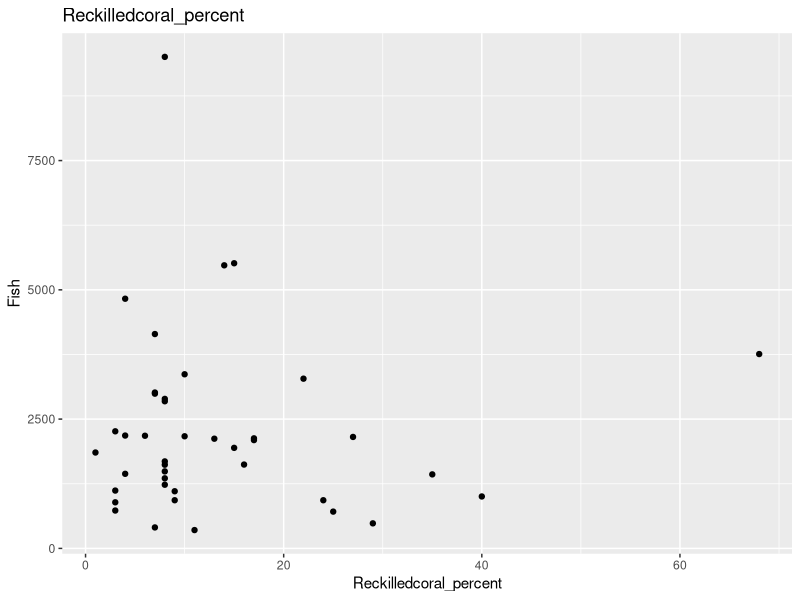
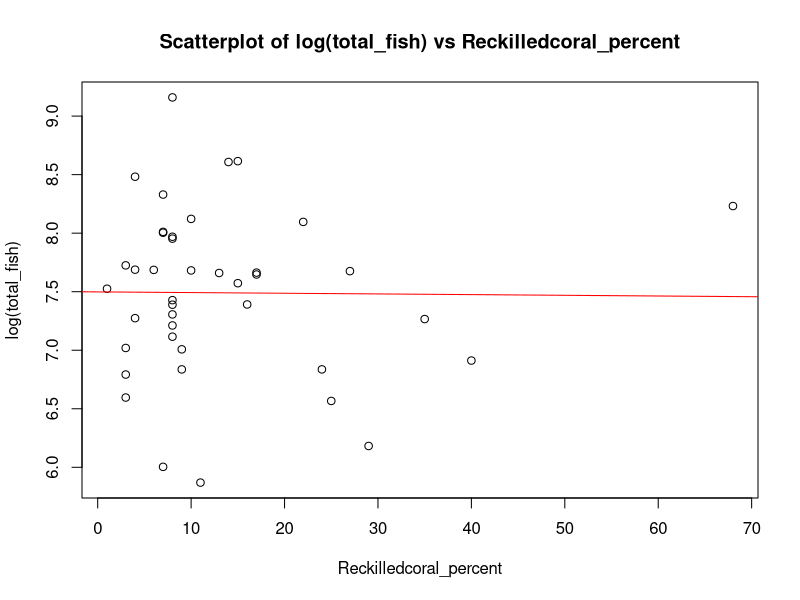
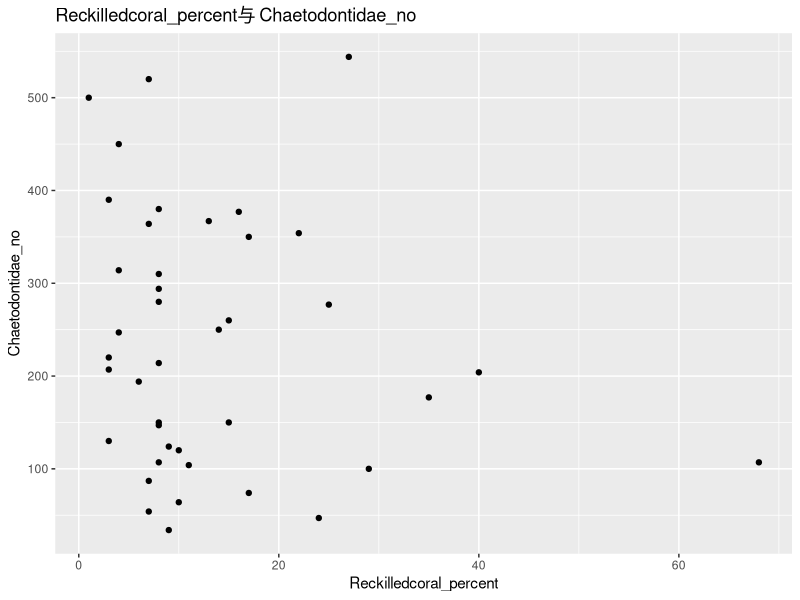
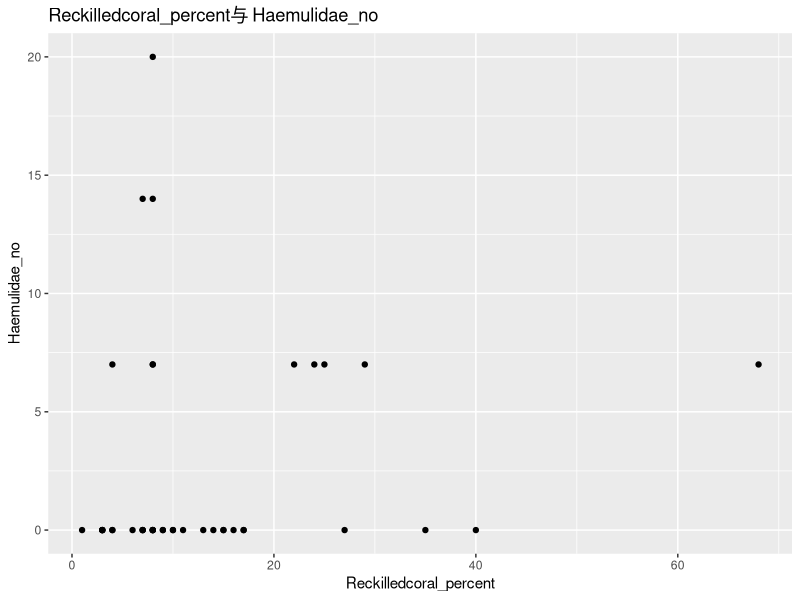
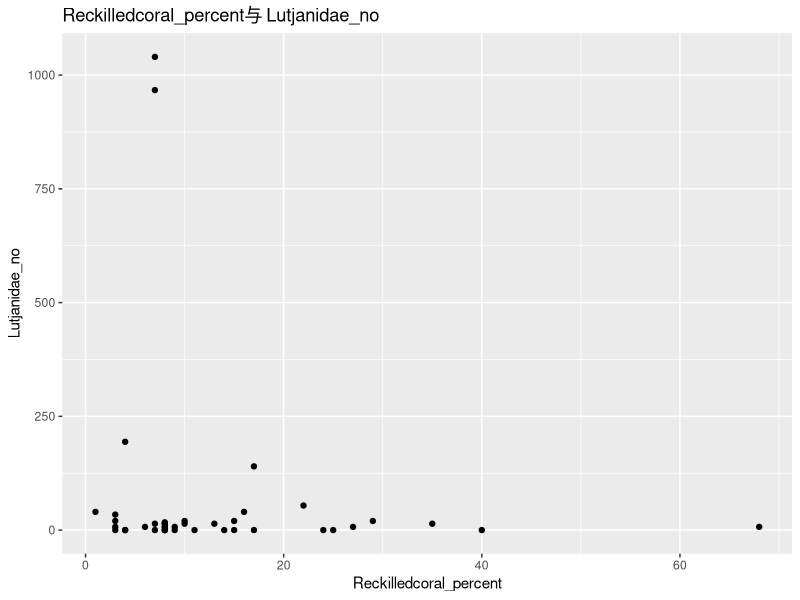
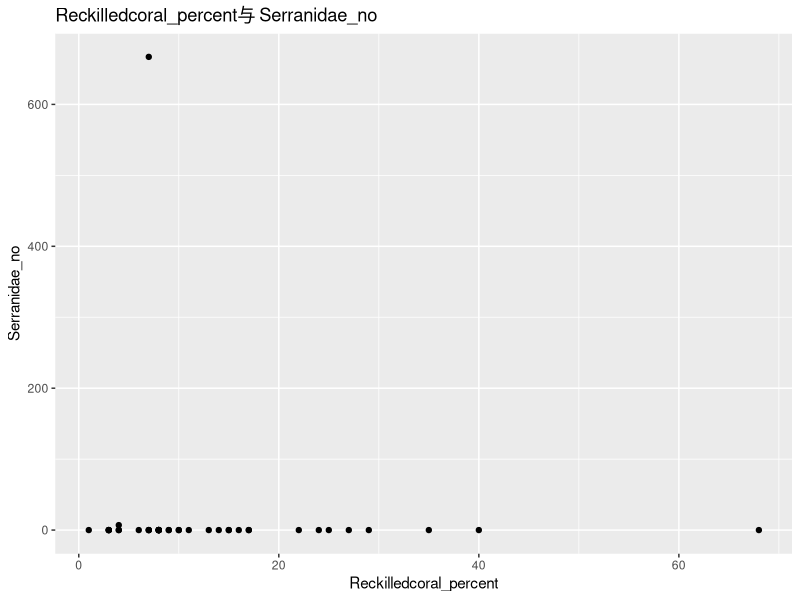
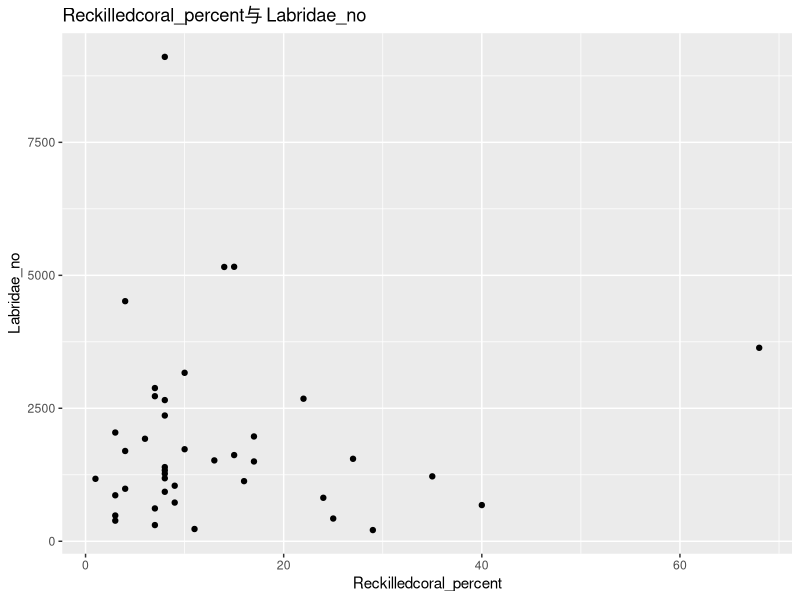
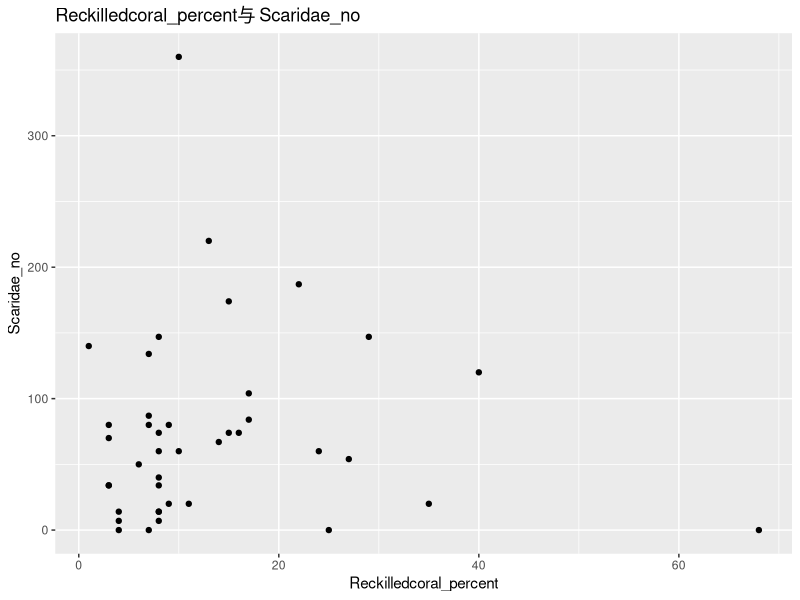

The R source for these figures, in order: (Note: this script raises an error after producing the figures.)
## ---- chunk 1
knitr::opts_chunk$set(echo = TRUE)
## ---- chunk 2
library(dplyr)
reef <- read.csv("Coral_Data_for_MINISTRY_OF_MARINE_AFFAIRS_AND_FISHERIES_REPUBLIC_OF_INDONESIA_-_Global_Coral_Reef_Monitoring_Network__GCRMN_.csv")
fish <- read.csv("Fish_Data_for_MINISTRY_OF_MARINE_AFFAIRS_AND_FISHERIES_REPUBLIC_OF_INDONESIA_-_Global_Coral_Reef_Monitoring_Network__GCRMN_.csv")
reef
fish
## ---- chunk 3
dim(reef)
dim(fish)
## ---- chunk 4


# 对 fish 数据集应用此函数，每三行计算一次平均值
# 使用 dplyr 包
library(dplyr)

# 对 Latitude、Longitude 和 Depth 进行分组，计算每组的平均值
fish_grouped <- fish %>%
  group_by(Location,Site,Latitude, Longitude, Depth) %>%
  summarize(across(c(Fish_area_m2, Chaetodontidae_no, Haemulidae_no, Lutjanidae_no, Serranidae_no, Labridae_no, Scaridae_no, Muraenidae_no),  ~ceiling(mean(.x, na.rm = TRUE))))

# 查看结果
print(fish_grouped)


dim(fish_grouped)



## ---- chunk 5

library(dplyr)

# 对 Latitude、Longitude 和 Depth 进行分组，计算每组的平均值
reef_grouped <- reef %>%
  group_by(Location,Site,Latitude, Longitude, Depth) %>%
  summarize(across(c(Fish_area_m2, Hardcoral_percent, Softcoral_percent, Reckilledcoral_percent, Macroalgae_percent, Corallinealgae_percent, Other_percent),  ~ceiling(mean(.x, na.rm = TRUE))))

# 查看结果
print(reef_grouped)


dim(reef_grouped)
## ---- chunk 6
combined_data <- reef_grouped %>%
  inner_join(fish_grouped, by = c("Site", "Depth"))

# 查看结果
print(combined_data)

write.csv(combined_data, "combined_data.csv", row.names = FALSE)


## ---- chunk 7
selected_columns <- combined_data %>%
  select(Location.x,Site, Depth, Chaetodontidae_no, Haemulidae_no, Lutjanidae_no, Serranidae_no, Labridae_no, Scaridae_no, Muraenidae_no, Hardcoral_percent, Reckilledcoral_percent, Softcoral_percent)

print(selected_columns)

## ---- chunk 8
# 计算所有鱼类的总数量
selected_columns <- selected_columns %>%
  mutate(Total_fish_count = Chaetodontidae_no + Haemulidae_no + Lutjanidae_no + Serranidae_no + Labridae_no + Scaridae_no + Muraenidae_no)

library(ggplot2)

# 创建散点图
ggplot(selected_columns, aes(x = Reckilledcoral_percent, y = Total_fish_count)) +
  geom_point() +
  labs(title = "Reckilledcoral_percent",
       x = "Reckilledcoral_percent",
       y = "Fish")

## ---- chunk 9
library(ggplot2)

# 计算总鱼数量
reef_fish <- selected_columns %>%
  mutate(Total_fish_count = Chaetodontidae_no + Haemulidae_no + Lutjanidae_no + Serranidae_no + Labridae_no + Scaridae_no + Muraenidae_no)

# 取对数
reef_fish$log_total_fish <- log(reef_fish$Total_fish_count)

# 拟合对数线性模型
model <- lm(log_total_fish ~ Reckilledcoral_percent, data = reef_fish)

# 绘制散点图和回归线
plot(reef_fish$Reckilledcoral_percent, reef_fish$log_total_fish, main = "Scatterplot of log(total_fish) vs Reckilledcoral_percent", xlab = "Reckilledcoral_percent", ylab = "log(total_fish)")
abline(model, col = "red")





## ---- chunk 10
# 使用ggplot2创建散点图，为每种鱼类创建子图
library(ggplot2)

fish_species <- c("Chaetodontidae_no", "Haemulidae_no", "Lutjanidae_no", "Serranidae_no", "Labridae_no", "Scaridae_no", "Muraenidae_no")

# 为每种鱼类创建散点图
for (species in fish_species) {
  plot_title <- paste("Reckilledcoral_percent与", species)
  p <- ggplot(selected_columns, aes_string(x = "Reckilledcoral_percent", y = species)) +
    geom_point() +
    labs(title = plot_title,
         x = "Reckilledcoral_percent",
         y = species)
  print(p)
}

## ---- chunk 11
# 计算每种鱼类与Reckilledcoral_percent的相关系数
correlations <- sapply(fish_species, function(species) {
  cor(selected_columns$Reckilledcoral_percent, selected_columns[[species]], use = "complete.obs")
})

# 找到与Reckilledcoral_percent关系最大的鱼类
max_correlation_index <- which.max(abs(correlations))
max_correlation_species <- fish_species[max_correlation_index]

cat("Max relevant：", max_correlation_species, "\n")

# 使用线性回归模型拟合数据
linear_model <- lm(formula(paste(max_correlation_species, " ~ Reckilledcoral_percent")), data = selected_columns)

# 输出模型摘要
summary(linear_model)

## ---- chunk 12
# 加载所需库
library(ggplot2)

# 创建散点图并添加线性回归拟合线
plot <- ggplot(selected_columns, aes_string(x = "Reckilledcoral_percent", y = max_correlation_species)) +
  geom_point() +
  geom_smooth(method = "lm", se = FALSE, color = "blue") +
  labs(title = paste("关系最大的鱼类与Reckilledcoral_percent之间的散点图和拟合线:", max_correlation_species),
       x = "Reckilledcoral_percent",
       y = max_correlation_species)

# 显示图像
print(plot)

## ---- chunk 13
# 创建散点图并添加对数拟合线
log_plot <- ggplot(selected_columns, aes_string(x = "Reckilledcoral_percent", y = max_correlation_species)) +
  geom_point() +
  geom_smooth(method = "glm", method.args = list(family = "quasipoisson"), se = FALSE, color = "blue") +
  labs(title = paste("关系最大的鱼类与Reckilledcoral_percent之间的散点图和对数拟合线:", max_correlation_species),
       x = "Reckilledcoral_percent",
       y = max_correlation_species)

# 显示图像
print(log_plot)

## ---- chunk 14
library(dplyr)

reef <- read.csv("Reef_Check_with_cortad_variables_with_annual_rate_of_SST_change.csv")

# 筛选印度尼西亚地区 2017 和 2018 年的数据
reef_indonesia_17_18 <- reef %>%
  filter(Country == "Indonesia" & Year %in% c(2017, 2018))

# 查看筛选结果
print(reef_indonesia_17_18)

## ---- chunk 15
selected_columns
## ---- chunk 16
library(dplyr)

reef_indonesia_17_18 <- reef_indonesia_17_18 %>%
  mutate(State.Province.Island = case_when(
    State.Province.Island %in% c("Maluku", "North Sulawesi", "Maluku tengah") ~ "maluku",
    TRUE ~ State.Province.Island
  ))

library(dplyr)

reef_indonesia_17_18 <- reef_indonesia_17_18 %>%
  mutate(State.Province.Island = case_when(
    State.Province.Island %in% c("Maluku", "North Sulawesi", "Maluku tengah") ~ "maluku",
    TRUE ~ State.Province.Island
  ))
## ---- chunk 17
library(dplyr)

selected_columns <- selected_columns %>%
  mutate(Location.x = "maluku")

# Check the updated values
print(selected_columns)

## ---- chunk 18
library(dplyr)

combined_data <- inner_join(reef_indonesia_17_18, selected_columns, by = c("State.Province.Island" = "Locations.x"))

# Check the joined dataset
print(combined_data)
## ---- chunk 19
library(dplyr)
library(ggplot2)



# Create a scatter plot of ssta_dhw vs. Fish_Count
ggplot(combined_data, aes(x = SSTA_DHW, y = Chaetodontidae_no)) +
  geom_point() +
  labs(title = "Relationship between ssta_dhw and Fish_Count",
       x = "ssta_dhw",
       y = "Fish_Count") +
  theme_minimal()

## ---- chunk 20
library(dplyr)
library(ggplot2)

# Define the number of bins
n_bins <- 10

# Bin the ssta_dhw values and calculate the average Fish_Count for each bin
binned_data <- combined_data %>%
  mutate(ssta_dhw_bin = cut(SSTA_DHW, breaks = n_bins, labels = FALSE)) %>%
  group_by(ssta_dhw_bin) %>%
  summarise(avg_Fish_Count = mean(Chaetodontidae_no, na.rm = TRUE)) %>%
  ungroup()

# Create a bar chart of the binned ssta_dhw values vs. average Fish_Count
ggplot(binned_data, aes(x = factor(ssta_dhw_bin), y = avg_Fish_Count)) +
  geom_bar(stat = "identity") +
  labs(title = "Average Fish_Count per ssta_dhw Bin",
       x = "ssta_dhw Bin",
       y = "Average Fish_Count") +
  theme_minimal()

